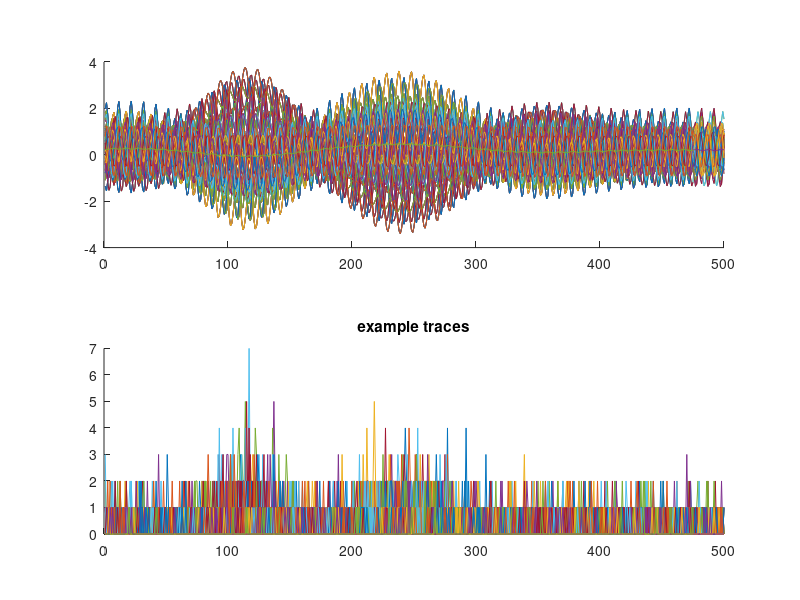

MATLAB code for this plot: (Note: this script raises an error after producing the figure.)
%% script to simulate Poisson Process and Gaussian data and run svGPCCA
clear all; close all;
rng(2)
%% make latents
dx = 3; % number of latents 
dy = 50; % number of neurons
ntr = 5; % number of trials; ntr > 1 activates parpool session in matlab
% T = repmat(20,ntr,1); % maximum time for each trial
T = [18 17 20 20 19];
fq1 = 2.5; % frequency of oscillation
fq2 = 2.5;

% build latent functions
fs = cell(dx,ntr);
for ii = 1:ntr 
    fs{1,ii}  = @(t)  0.8*exp(-2*(sin(pi*abs(t)*fq1).^2)/5).*sin(2*pi*fq1*t);
    fs{2,ii}  = @(t)  0.5*cos(2*pi*fq2*t);
    fs{3,ii}  = @(t)  0.7*exp(-0.5*(t-5).^2/8).*cos(2*pi*.12*t)  + 0.8*exp(-0.5*(t-10).^2/12).*sin(2*pi*t*0.1 + 1.5);
end

%% simulate spike train and Gaussian traces
% model parameters
prs.C = bsxfun(@times,randn(dy,dx),[1 1.2 1.3]);
prs.b = 0.2*ones(dy,1);
% grids for plotting
Nmax = 500;
dt = max(T)/Nmax;

% make data and plot
figure;
for nn = 1:ntr
    trLen(nn) = T(nn); % length of trial in units of time
    t = dt:dt:T(nn); % time grid for sampling spike train
    latents = cell2mat(cellfun(@(x)feval(x,t),fs(:,nn),'uni',0));
    Y{nn} = poissrnd(dt*exp(prs.C*latents + prs.b));
    subplot(211);hold on; plot((prs.C*latents + prs.b)')
    subplot(212);hold on; plot(Y{nn}')
end

title('example traces')

%% set up fitting structure
nZ(1) = 10; % number of inducing points for each latent
nZ(2) = 11;
nZ(3) = 12;

% set up kernels
kern1 = buildKernel_svGPFA('Periodic',[0.5;1.5;1/fq1]);
kern2 = buildKernel_svGPFA('Periodic',[0.5;1.2;1/fq2]);
kern3 = buildKernel_svGPFA('RBF',[0.5;1]);
kerns = {kern1, kern2,kern3};

% set up list of inducing point locations
Z = cell(dx,1);
for ii = 1:dx
    for jj = 1:ntr
        Z{ii}(:,:,jj) = linspace(dt,T(jj),nZ(ii))';
    end
end

%% initialise model structure
options.parallel = 0;
options.verbose = 1;

m = InitialiseModel_svGPFA('Poisson',Y,trLen,kerns,Z,prs,options);

%% set extra options and fit model
m.opts.maxiter.EM = 100; % maximum number of iterations to run
m.opts.fixed.Z = 1;
m = svGPFA(m);

%% predict latents and MultiOutput GP
ngtest = 2000;
testTimes = linspace(0,max(T),ngtest)';
pred = predictNew_svGPFA(m,testTimes);
%% plot latents for a given trial
nn = 1;
figure; 
for ii = 1:dx
    subplot(3,1,ii);plot(testTimes,fs{ii,nn}(testTimes),'k','Linewidth',1.5);
    hold on; plot(testTimes,pred.latents.mean(:,ii,nn),'Linewidth',1.5);
    errorbarFill(testTimes, pred.latents.mean(:,ii,nn), sqrt(pred.latents.variance(:,ii,nn)));
    hold on; plot(m.Z{ii}(:,:,nn),min(pred.latents.mean(:,ii,nn))*ones(size(m.Z{ii}(:,:,nn))),'r.','markersize',12)
    box off;
    xlim([0 max(T)])
    if ii ~= dx
       set(gca,'Xtick',[]) 
    end
    set(gca,'TickDir','out')
end
xlabel('time')

%% plot all estimated vs true log-rates / Gaussian means
latents_nn = cell2mat(cellfun(@(x)feval(x,testTimes),fs(:,nn),'uni',0)')';
figure;
hold on;plot(pred.multiOutputGP.mean(:,:,nn)',prs.C*latents_nn + prs.b,':','Linewidth',1.8);
hold on;
plot(linspace(-5,5,100),linspace(-5,5,100),'k')
xlabel('estimated mean')
ylabel('true mean')
title(sprintf('corr = %1.3f',corr(vec(pred.multiOutputGP.mean(:,:,nn)'),vec(prs.C*latents_nn + prs.b))))